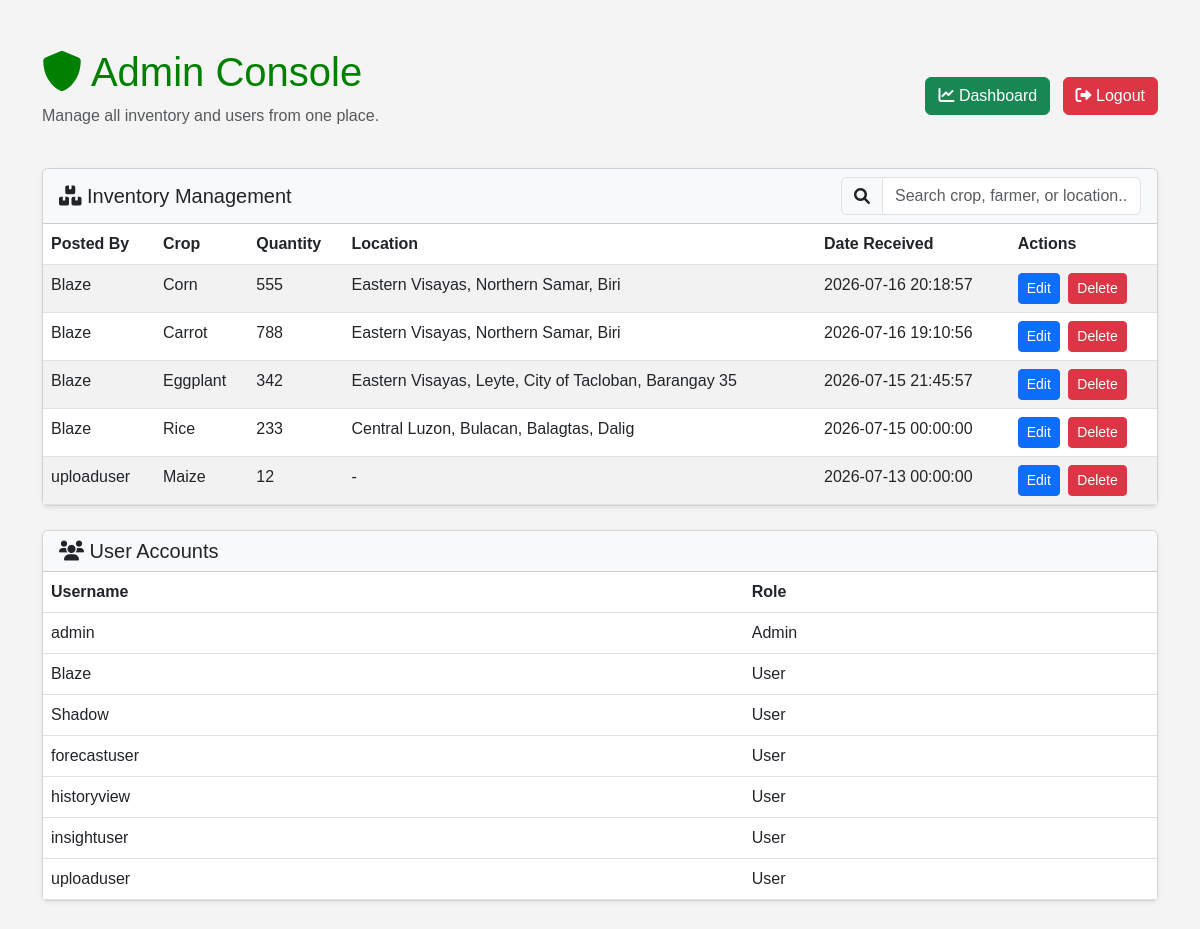
The page /admin (signed in) on the database its author committed.
### tables this page shows
CREATE TABLE inventory(
        id INTEGER PRIMARY KEY AUTOINCREMENT,
        crop_name TEXT,
        quantity INTEGER,
        farmer TEXT,
        date_received TEXT,
        location TEXT
    );

CREATE TABLE users(
        id INTEGER PRIMARY KEY AUTOINCREMENT,
        username TEXT UNIQUE,
        password TEXT
    , role TEXT DEFAULT 'buyer', location TEXT);

### app.py (the view)
@app.route("/admin")
def admin():
    if "user" not in session:
        return redirect("/login")
    if session.get("role") != "admin":
        flash("Admin access required")
        return redirect("/dashboard")
    conn = get_db()
    cur = conn.cursor()
    cur.execute("SELECT * FROM inventory ORDER BY date_received DESC")
    inventory = cur.fetchall()
    cur.execute("SELECT username, role FROM users ORDER BY role, username")
    users = cur.fetchall()
    conn.close()
    return render_template("admin.html", inventory=inventory, users=users)

### app.py (called while the page is built)
def get_db():
    conn = sqlite3.connect(DB_PATH, timeout=30, isolation_level=None)
    conn.row_factory = sqlite3.Row
    conn.execute("PRAGMA busy_timeout = 30000")
    try:
        conn.execute("PRAGMA journal_mode = DELETE")
    except sqlite3.OperationalError:
        pass
    return conn

### templates/admin.html (shortened to what this page needs)
<!DOCTYPE html>
<html lang="en">
<head>
    <link href="https://cdn.jsdelivr.net/npm/bootstrap@5.3.0/dist/css/bootstrap.min.css" rel="stylesheet">
    <link href="https://cdnjs.cloudflare.com/ajax/libs/font-awesome/6.0.0/css/all.min.css" rel="stylesheet">
    <link rel="stylesheet" href="{{ url_for('static', filename='style.css') }}">
</head>
<body>
    <div class="container py-5">
        <div class="d-flex justify-content-between align-items-center mb-4">
            <div>
                <h1><i class="fas fa-shield-alt"></i> Admin Console</h1>
                <p class="text-muted">Manage all inventory and users from one place.</p>
            </div>
            <div>
                <a href="/dashboard" class="btn btn-success me-2"><i class="fas fa-chart-line"></i> Dashboard</a>
                <a href="/logout" class="btn btn-danger"><i class="fas fa-sign-out-alt"></i> Logout</a>
            </div>
        </div>
        <div class="card mb-4 shadow-sm">
            <div class="card-header bg-light">
                <div class="d-flex justify-content-between align-items-center">
                    <h5 class="mb-0"><i class="fas fa-boxes"></i> Inventory Management</h5>
                    <div style="width: 300px;">
                        <div class="input-group">
                            <span class="input-group-text"><i class="fas fa-search"></i></span>
                            <input type="text" id="inventory-search" class="form-control" placeholder="Search crop, farmer, or location...">
                        </div>
                    </div>
                </div>
            </div>
            <div class="card-body p-0">
                <div class="table-responsive">
                    <table class="table table-striped mb-0" id="inventory-table">
                        <thead>
                            <tr>
                                <th>Posted By</th>
                                <th>Crop</th>
                                <th>Quantity</th>
                                <th>Location</th>
                                <th>Date Received</th>
                                <th>Actions</th>
                            </tr>
                        </thead>
                        <tbody id="inventory-body">
                            {% for item in inventory %}
                            <tr class="inventory-row" data-farmer="{{ item['farmer'].lower() }}" data-crop="{{ item['crop_name'].lower() }}" data-location="{{ (item['location'] or '').lower() }}">
                                <td>{{ item['farmer'] }}</td>
                                <td>{{ item['crop_name'] }}</td>
                                <td>{{ item['quantity'] }}</td>
                                <td>{{ item['location'] or '-' }}</td>
                                <td>{{ item['date_received'][:19] }}</td>
                                <td>
                                    <a href="/inventory/edit/{{ item['id'] }}" class="btn btn-sm btn-primary me-1">Edit</a>
                                    <a href="/inventory/delete/{{ item['id'] }}" class="btn btn-sm btn-danger">Delete</a>
                                </td>
                            </tr>
                            {% endfor %}
                        </tbody>
                    </table>
                </div>
            </div>
        </div>
        <div class="card shadow-sm">
            <div class="card-header bg-light">
                <h5 class="mb-0"><i class="fas fa-users"></i> User Accounts</h5>
            </div>
            <div class="card-body p-0">
                <div class="table-responsive">
                    <table class="table table-hover mb-0">
                        <thead>
                            <tr>
                                <th>Username</th>
                                <th>Role</th>
                            </tr>
                        </thead>
                        <tbody>
                            {% for user in users %}
                            <tr>
                                <td>{{ user['username'] }}</td>
                                <td class="text-capitalize">{{ user['role'] }}</td>
                            </tr>
                            {% endfor %}
                        </tbody>
                    </table>
                </div>
            </div>
        </div>
    </div>
</body>
</html>

### static/style.css (style rules this page uses)
body { font-family: Arial, sans-serif; background: #f4f4f4; }
h1, h2 { color: green; }

### rows shown on the page
inventory: farmer "Blaze", crop_name "Corn", quantity "555", location "Eastern Visayas, Northern Samar, Biri", date_received "2026-07-16 20:18:57"
inventory: farmer "Blaze", crop_name "Carrot", quantity "788", location "Eastern Visayas, Northern Samar, Biri", date_received "2026-07-16 19:10:56"
inventory: farmer "Blaze", crop_name "Eggplant", quantity "342", location "Eastern Visayas, Leyte, City of Tacloban, Barangay 35", date_received "2026-07-15 21:45:57"
inventory: farmer "Blaze", crop_name "Rice", quantity "233", location "Central Luzon, Bulacan, Balagtas, Dalig", date_received "2026-07-15 00:00:00"
inventory: farmer "uploaduser", crop_name "Maize", quantity "12", item "-", date_received "2026-07-13 00:00:00"
users: username "admin", role "Admin"
users: username "Blaze", role "User"
users: username "Shadow", role "User"
users: username "forecastuser", role "User"
users: username "historyview", role "User"
users: username "insightuser", role "User"
users: username "uploaduser", role "User"
